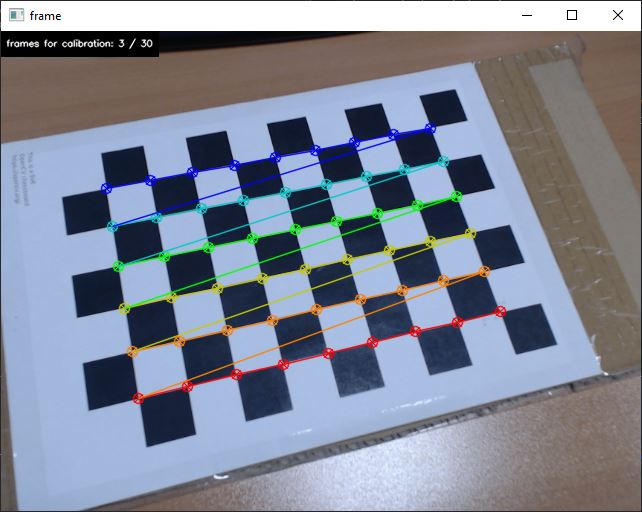
#> input picture DZ3/practical_part/practice/Block6/calibration_window.JPG, 642 x 512 px
$ python calibration.py -s calibration_window.JPG
#> lines starting #> are read from the running program, lines starting #| are printed output that depends on the picture
### DZ3/practical_part/practice/Block6/Board.py
# -*- coding: utf-8 -*-
import numpy as np
import cv2
import os.path
import glob
import uuid

class Board():
    def __init__(self,
            pattern_size,
            save_images_path = None
        ):
        self.pattern_size = pattern_size
        self.save_images_path = save_images_path

        self.criteria = (cv2.TERM_CRITERIA_EPS + cv2.TERM_CRITERIA_MAX_ITER, 30, 0.001)

        self.save_images_path = save_images_path
        if self.save_images_path is not None and not os.path.exists(self.save_images_path):
            os.makedirs(self.save_images_path)
            print("Create directory: " + self.save_images_path)

    # [47 lines left out: functions _find_board, _calibrate, not called in this run]

    def calibrate_by_video(self, calib_source, type="rgb", all_frames = True):
        cap = cv2.VideoCapture(calib_source)
        objpoints = [] # 3d point in real world space
        imgpoints = [] # 2d points in image plane.

        frame_counter = 0
        while True:
            save_flag = True if all_frames else False
            flag, img = cap.read()
            if not flag:
                break
            clear_img = img.copy()

            ret, corners, image_size = self._find_board(img)

            # resize only for show image
            img = cv2.resize(img, (640,480), interpolation = cv2.INTER_AREA)
            # show number frames for calibration
            self._draw_label(img, frame_counter)
            cv2.imshow('frame', img)
            ch = cv2.waitKey(1)
            if ch == 13:
                if not all_frames:
                    save_flag = True
                    if ret and corners is not None:
                        objpoints.append(self.objp)
                        imgpoints.append(corners)
                        frame_counter += 1

            if ch == ord('q') or ch == 27:
                break

            if all_frames and ret and corners is not None:
                objpoints.append(self.objp)
                imgpoints.append(corners)
                frame_counter += 1

            # save frame
            if save_flag and self.save_images_path is not None:
                name = str(frame_counter) + ".jpeg"
                cv2.imwrite(os.path.join(self.save_images_path, name), clear_img)

        cv2.destroyAllWindows()
        cap.release()

        if len(objpoints) and len(imgpoints):
            return self._calibrate(objpoints, imgpoints, image_size, calib_source, type)
        print("Corners not find")
        return None

    # [47 lines left out: functions calibrate_by_images, total_error, _combine_images, not called in this run]

    def _draw_label(self, img, frame_counter):
        # show number frames for calibration
        label = "frames for calibration: " + str(frame_counter) + " / 30"
        font = cv2.FONT_HERSHEY_SIMPLEX
        fontScale = 0.3
        gap = 5
        color_bg = (0, 0, 0)
        color_text= (255, 255, 255)
        start = (0, 0)
        (width, height), baseline = cv2.getTextSize(label, font, fontScale, 1)
        label_height = height + baseline + gap
        label_width = width + gap*2
        start_text = (gap, label_height)
        end = (label_width, label_height+gap*2)
        cv2.rectangle(img, start, end, color_bg, -1)
        cv2.putText(img, label, start_text, font,
            fontScale, color_text, 1, cv2.LINE_AA)

### DZ3/practical_part/practice/Block6/ChessBoard.py
# -*- coding: utf-8 -*-
import numpy as np
import cv2
from Board import Board

class ChessBoard(Board):
    def __init__(self,
            pattern_size = (9, 6),
            square_size = 0.025,
            save_images_path = None
        ):
        Board.__init__(self, pattern_size, save_images_path)
        self.criteria = (cv2.TERM_CRITERIA_EPS + cv2.TERM_CRITERIA_MAX_ITER, 60, 0.001)

        self.square_size = square_size # in metres

        self.objp = np.zeros((self.pattern_size[1]*self.pattern_size[0],3), np.float32)
        self.objp[:,:2] = np.mgrid[0:self.pattern_size[0],0:self.pattern_size[1]].T.reshape(-1,2)*self.square_size

    # [6 lines left out: function get_board, not called in this run]

    def _find_board(self, image):
        gray = cv2.cvtColor(image, cv2.COLOR_BGR2GRAY)
        image_size = gray.shape

        ret, corners = cv2.findChessboardCorners(gray, self.pattern_size, None)
        cv2.drawChessboardCorners(image, self.pattern_size, corners, ret)

        if ret == True and len(corners):
            corners = cv2.cornerSubPix(gray,corners, (11,11), (-1,-1), self.criteria)
            return ret, corners, image_size
        return False, None, image_size

### DZ3/practical_part/practice/Block6/calibration.py
# -*- coding: utf-8 -*-
import argparse
import numpy as np
import json
import os.path
from datetime import datetime

from ChessBoard import ChessBoard
from CircleBoard import CircleBoard
from BaseMatrix import Base


class Calibration():
    def __init__(self, calib_input, source_type, board_type, save_images, all_frames):
        # get type of source
        self.calib_input = calib_input
        self.input_type = self.get_input_type(calib_input)
        self.all_frames = all_frames
        self.source_type = source_type

        if self.input_type == 'video':
            self.calib_input = int(self.calib_input) if len(self.calib_input)==1 else self.calib_input

        board_type = board_type.lower()
        if "chess" in board_type:
            self.board = ChessBoard(save_images_path=save_images)
        elif 'circle' in board_type:
            self.board = CircleBoard(save_images_path=save_images)
        else:
            self.board = Base()

    def get_input_type(self, input):
        if type(input) == str and os.path.isdir(input):
            return 'images'
        return 'video'

    def calibrate(self):
        if self.input_type == 'video':
            camera_calibration = self.board.calibrate_by_video(self.calib_input, self.source_type, self.all_frames)
#> in calibrate_by_video, img is the input picture: shape (512, 642, 3); mean B, G, R 150, 134.2, 127.6
#> in _find_board, `gray = cv2.cvtColor(image, cv2.COLOR_BGR2GRAY)`:
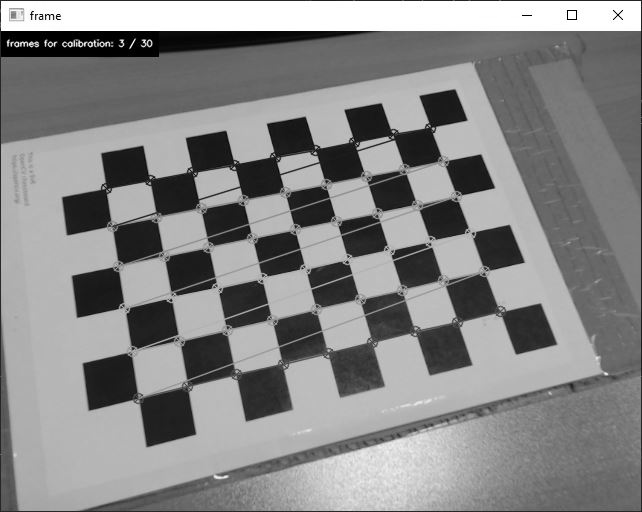
#> gray: shape (512, 642); min 0, max 255, mean 134.1
#> in _find_board, `ret, corners = cv2.findChessboardCorners(gray, self.pattern_size, None)`: ret = False; corners = None
#> in calibrate_by_video, `ret, corners, image_size = self._find_board(img)`: ret = False; image_size = (512, 642)
#> in calibrate_by_video, `img = cv2.resize(img, (640,480), interpolation = cv2.INTER_AREA)`:
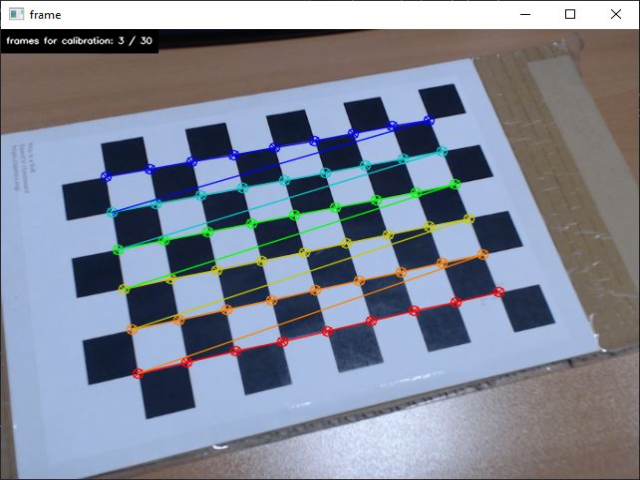
#> img: shape (480, 640, 3); mean B, G, R 150, 134.2, 127.6
#> in _draw_label, `cv2.putText(img, label, start_text, font, fontScale, color_text, 1, cv..`:
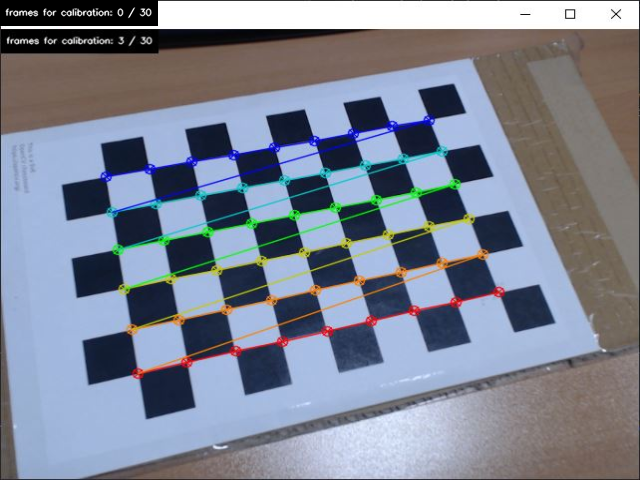
#> img: shape (480, 640, 3); mean B, G, R 147.1, 131.3, 124.7
#> (key q is pressed here)
        elif self.input_type == 'images':
            camera_calibration = self.board.calibrate_by_images(self.calib_input, self.source_type)
        else:
            print("Unable to calibrate, source not identified.")
        if camera_calibration is not None:
            calibration_data = {
                "cameras": [camera_calibration],
                "board": self.board.get_board()
            }
            return calibration_data


    def save(self, path, data):
        if data is None:
            print("Calibration data is None")
            return

        if not os.path.exists(path):
            os.makedirs(path)
            print("Create directory: " + path)

        now = datetime.now()
        now = now.strftime("%d-%m-%Y_%H-%M-%S")
        name = "calibration__%s.json"%str(now)
        full_path = os.path.join(path, name)
        with open(full_path, "w") as json_file:
            json.dump(data, json_file)

        print("Calibration data saved in: " + full_path)


if __name__ == '__main__':
    parser = argparse.ArgumentParser(description='Camera calibration')
    parser.add_argument('--source', "-s", help="Cameras name or path to video or calibration images")
    parser.add_argument('--source_type', "-t", default='rgb', help="Cameras type")
    parser.add_argument('--board_type', "-b", default='chess', help="Chessboard or Circle board calibration")
    parser.add_argument('--save_path', default="./", help="Save path for calibration data")
    parser.add_argument('--save_images', default=None, help="Save path for calibration images")
    parser.add_argument('--all_frames', '-a', action="store_true", help="Calibration over all video frames")
    args = parser.parse_args()

    calibration = Calibration(args.source, args.source_type, args.board_type, args.save_images, args.all_frames)
    calibration_data = calibration.calibrate()
    calibration.save(args.save_path, calibration_data)
